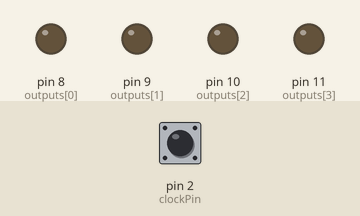
Simulated run of this sketch. Board: Arduino Uno, built with avr-gcc and run on an emulated ATmega328P. Parts: output pins drawn as LEDs (lit = HIGH). The test bench sets the inputs (shaded band); at power-on: pin 2 (clockPin) HIGH.

Above: at 1.2 s.
1.3 s: pin 2 (clockPin) pulled LOW for 0.15 s
At 1.9 s:
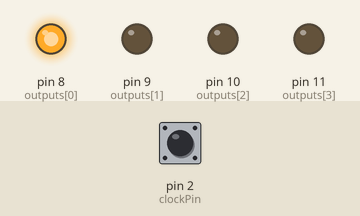
2.9 s: pin 2 (clockPin) pulled LOW for 1 s
At 4.3 s:
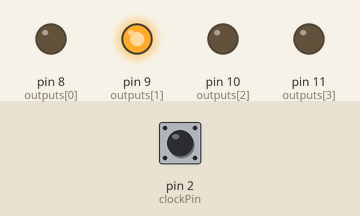
5.4 s: pin 2 (clockPin) pulled LOW for 0.15 s
At 6.2 s:
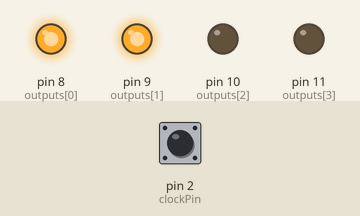
7.0 s: pin 2 (clockPin) pulled LOW for 3.2 s
At 7.4 s:
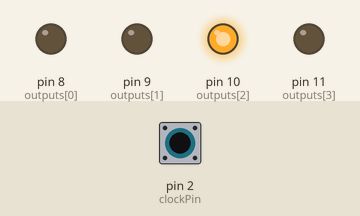
11.7 s: pin 2 (clockPin) pulled LOW for 0.15 s
At 12.2 s:
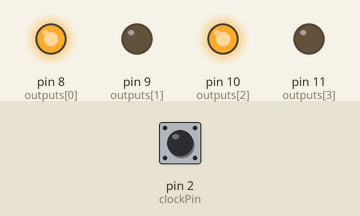
13.3 s: pin 2 (clockPin) pulled LOW for 1 s
At 14.6 s:
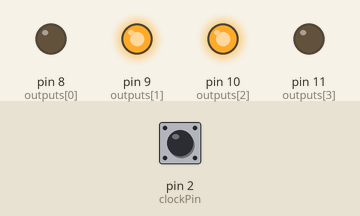
Timing chart, 0 to 16.3 s (numbered marks = the images above; inputs shaded):
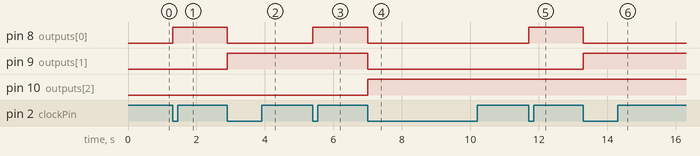

The sketch:

4_Bit_Asynchronzaehler.ino
```cpp
// 4-Bit Asynchronzähler (Vorwärtszähler) mit Arduino
// Ausgabe über LEDs an D8-D11
// Takt per Taster an D2

const int clockPin = 2;             // Taster als "Clock"
const int outputs[4] = {8, 9, 10, 11}; // LEDs für Q0-Q3 (LSB → MSB)
int lastClockState = HIGH;
unsigned char counter = 0;       // Zählerstand 0..15

void setup() {
  pinMode(clockPin, INPUT_PULLUP); // Taster mit Pullup
  for (int n = 0; n < 4; n++) {
    pinMode(outputs[n], OUTPUT);
    digitalWrite(outputs[n], LOW);
  }
}

void loop() {
  int clockState = digitalRead(clockPin);

  // Flanke erkennen (fallend: HIGH -> LOW)
  if (lastClockState == HIGH && clockState == LOW) {
    counter = (counter + 1) & 0x0F; // auf 4 Bit begrenzen (0..15)

    // Bits auf LEDs ausgeben
    for (int n = 0; n < 4; n++) {
      int bitVal = (counter >> n) & 0x01; // i-tes Bit auslesen
      digitalWrite(outputs[n], bitVal==1 ? HIGH : LOW);
    }
    delay(50); // Entprellen
  }
  lastClockState = clockState;
}
```

Measured:
- after the input at 1.3 s, pin 8 (outputs[0]): LOW → HIGH at once
- after the input at 2.9 s, pin 8 (outputs[0]): HIGH → LOW at once; pin 9 (outputs[1]): LOW → HIGH at once
- after the input at 5.4 s, pin 8 (outputs[0]): LOW → HIGH at once
- after the input at 7.0 s, pin 8 (outputs[0]), pin 9 (outputs[1]): HIGH → LOW at once; pin 10 (outputs[2]): LOW → HIGH at once
- after the input at 11.7 s, pin 8 (outputs[0]): LOW → HIGH at once
- after the input at 13.3 s, pin 8 (outputs[0]): HIGH → LOW at once; pin 9 (outputs[1]): LOW → HIGH at once
